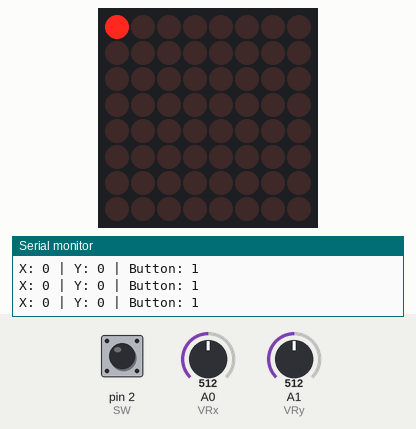
Recording of a sketch running on a simulated Arduino Uno, built with avr-gcc and run on an emulated ATmega328P. Parts: 8×8 LED matrix, the last lines printed to the serial monitor. The inputs (shaded band) are chosen by the test bench; at power-on: A0 (VRx) = 512, pin 2 (SW) HIGH, A1 (VRy) = 512.

Above: at 1.2 s.
1.3 s: A0 (VRx) set to 804
2.8 s: A0 (VRx) set to 827
At 5.0 s:
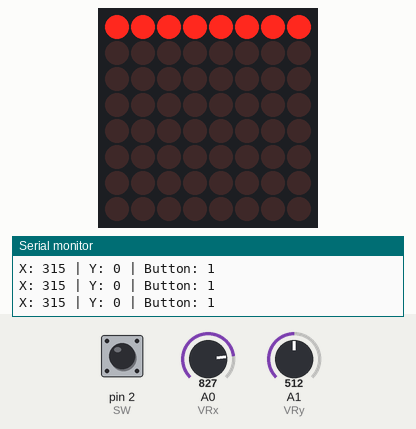
5.3 s: pin 2 (SW) pulled LOW for 3.2 s
At 5.59 s:
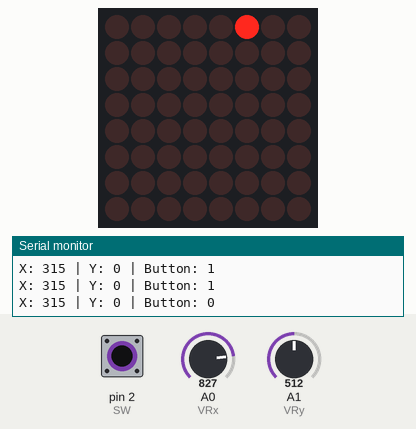
10.0 s: A1 (VRy) set to 806
11.5 s: A1 (VRy) set to 825
At 13.5 s:
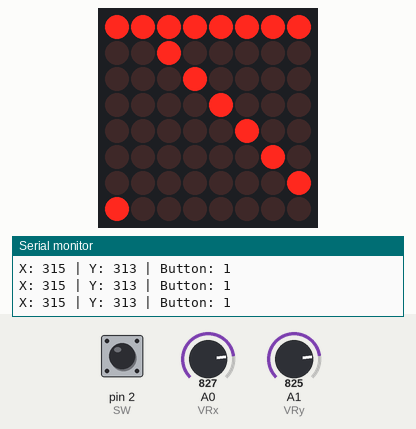
13.9 s: pin 2 (SW) pulled LOW for 0.25 s
At 15.9 s:
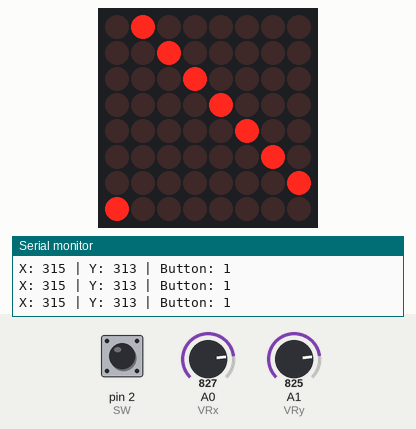
Timing chart, 0 to 17.0 s (numbered marks = the images above; inputs shaded):
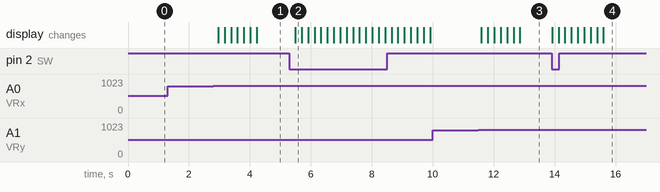

Measured:
- the behaviour switches between 812 and 813 on A0 (VRx) (found by bisection; images 0 and 1)
- the behaviour switches between 812 and 813 on A1 (VRy) (found by bisection; images 2 and 3)
- after the input at 2.8 s, the display: first changes after 0.16 s (image 1 shows a later state)
- after the input at 5.3 s, the display: changes after 0.19 s (image 2)
- after the input at 11.5 s, the display: first changes after 0.10 s (image 3 shows a later state)
- after the input at 13.9 s, the display: first changes at once (image 4 shows a later state)

The sketch:

Joystick.ino
```cpp
#include "LedControl.h"
#include "binary.h"

const int VRx = A0;
const int VRy = A1;
const int SW = 2;
/*
 DIN connects to pin 10
 CLK connects to pin 8
 CS connects to pin 9
*/
LedControl lc=LedControl(10,8,9,1);

// delay time between faces
unsigned long delaytime=1000;

int xPosition = 0;
int yPosition = 0;
int SW_state = 0;
int mapX = 0;
int mapY = 0;

boolean picture[8][8] {0};
int joystickThreshold = 300;
int posX = 0;
int posY = 0;

void setup() {
  Serial.begin(9600);

  pinMode(VRx, INPUT);
  pinMode(VRy, INPUT);
  pinMode(SW, INPUT_PULLUP);

  lc.shutdown(0,false);
  // Set brightness to a medium value
  lc.setIntensity(0,1);
  // Clear the display
  lc.clearDisplay(0);
}

//    -Y
//-X      +X
//    +Y

void loop() {
  xPosition = analogRead(VRx);
  yPosition = analogRead(VRy);
  SW_state = digitalRead(SW);
  mapX = map(xPosition, 0, 1023, -512, 512);
  mapY = map(yPosition, 0, 1023, -512, 512);

  Serial.print("X: ");
  Serial.print(mapX);
  Serial.print(" | Y: ");
  Serial.print(mapY);
  Serial.print(" | Button: ");
  Serial.println(SW_state);

  if(SW_state == 0) {
    memset(picture, 0, 64);
  }
  if(mapX < -joystickThreshold) {
    posX = (posX + 7) % 8;
  }
  if(mapX > joystickThreshold) {
    posX = (posX + 1) % 8;
  }
  if(mapY < -joystickThreshold) {
    posY = (posY + 7) % 8;
  }
  if(mapY > joystickThreshold) {
    posY = (posY + 1) % 8;
  }
  picture[posY][posX] = 1;

  draw(picture);

  delay(200);
}

void draw(byte picture[]) {
  for(int i = 0; i < 8; i++) {
    lc.setRow(0, i, picture[i]);
  }
}
void draw(boolean picture[8][8]) {
  for(int i = 0; i < 8; i++) {
    for(int j = 0; j < 8; j++) {
      lc.setLed(0, i, j, picture[i][j]);
    }
  }
}

//// happy face
//byte hf[8]= {B00111100,B01000010,B10100101,B10000001,B10100101,B10011001,B01000010,B00111100};
//// neutral face
//byte nf[8]={B00111100, B01000010,B10100101,B10000001,B10111101,B10000001,B01000010,B00111100};
//// sad face
//byte sf[8]= {B00111100,B01000010,B10100101,B10000001,B10011001,B10100101,B01000010,B00111100};
//
//
//void drawFaces(){
//  draw(sf);
//  delay(delaytime);
//
//  draw(nf);
//  delay(delaytime);
//
//  draw(hf);
//  delay(delaytime);
//}
```
